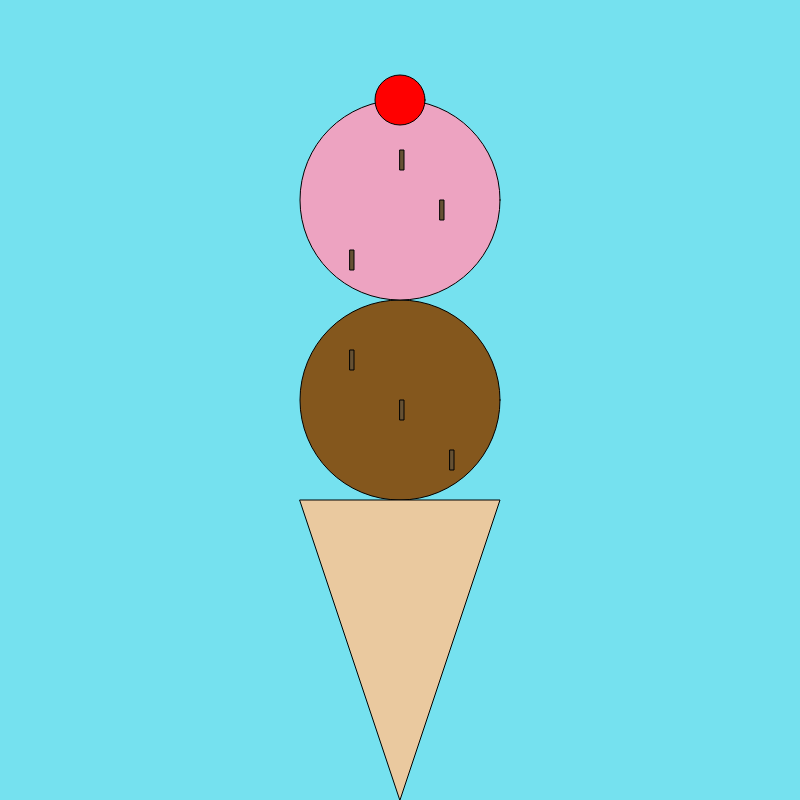
Frame 1 (no input)
Frame 60 (no input): identical to frame 1, image omitted
Frame 120 (the mouse pressed at the canvas centre since frame 60): identical to frame 1, image omitted

The p5.js sketch that drew this single still picture (run headless with seeded random() and noise() and a simulated clock; from frame 60 on, the mouse is pressed at the canvas centre):

// p5.js sketch
// ── sketch.js
function setup() {
  createCanvas (800, 800);
  background (117, 225, 239)
  fill(132, 87, 29)
  ellipse(400, 400, 200, 200);
  fill(237, 163, 193);
  ellipse(400, 200, 200, 200);
  fill(234, 201, 159)
  triangle(300, 500, 500, 500, 400, 800);
  fill(255, 0,0)
  ellipse(400, 100, 50, 50);
  fill(102, 81, 51);
  rect(400, 400, 4, 20);
  rect(400, 150, 4, 20);
  rect(450, 450, 4, 20);
  rect(440, 200, 4, 20);
  rect(350, 350, 4, 20);
  rect(350, 250, 4, 20);
}

function draw() {
  // put drawing code here
}
